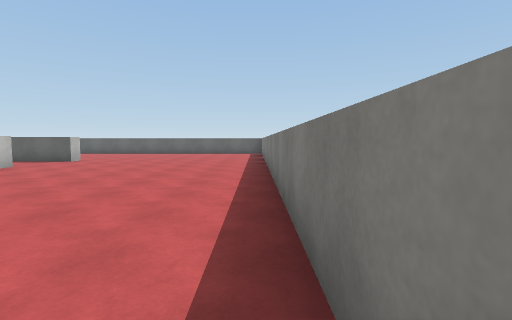
[1] (above)

19 first-person views from a walk through a Unity game level. The camera is 1.4 m above the floor, tilts 4° down and sees 85° across. The floor is counted in squares, 2 m on a side. Each view is taken from the middle of a square. On the plan, view 1 faces up. The plan holds only what a view shows up to about 9 squares ahead; the rest is blank. Surface patterns are stand-ins for the level's own textures.

[2]
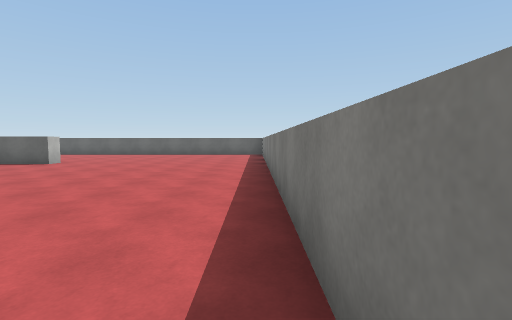

[3]
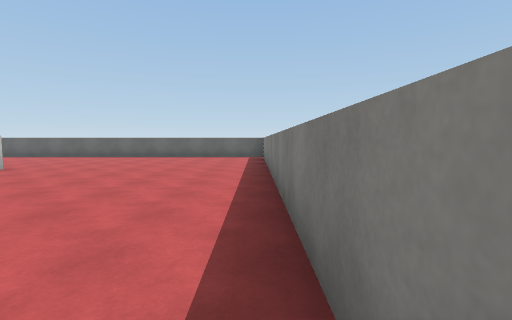

[4]
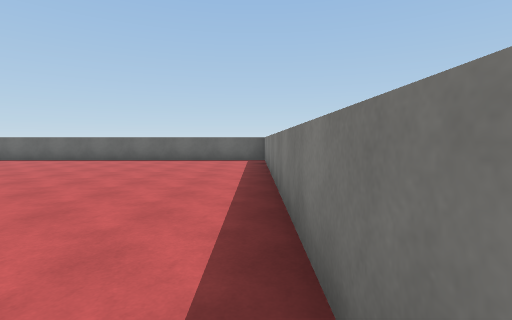

[5]
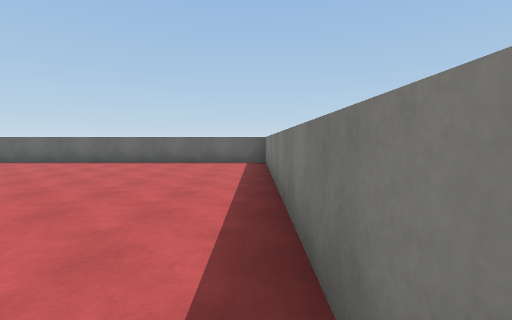

[6]
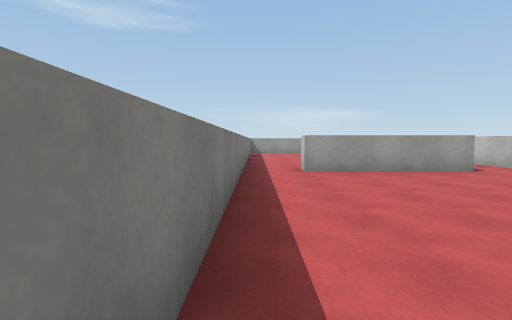

[7]
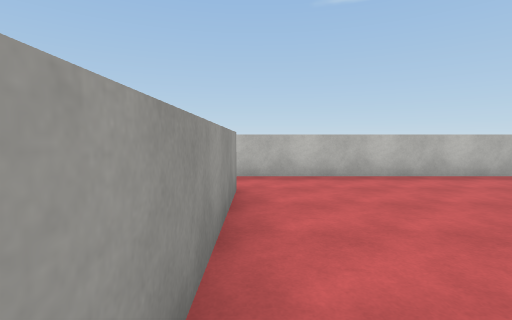

[8]
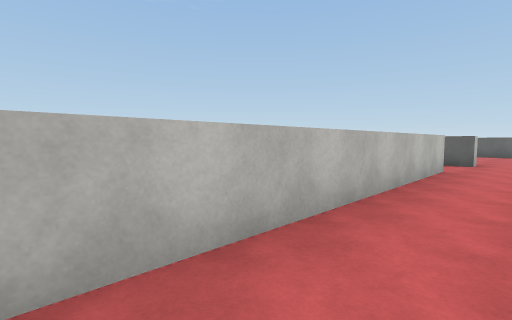

[9]
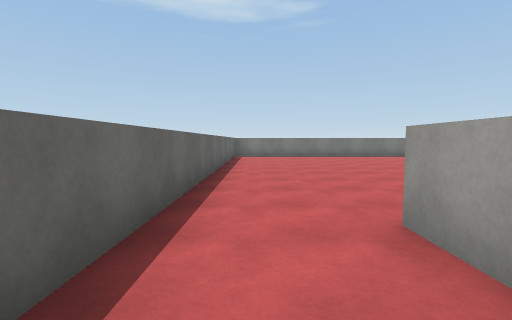

[10]
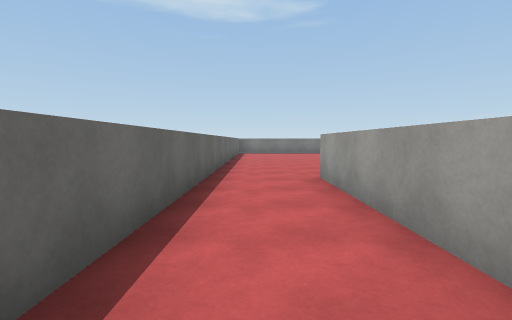

[11]
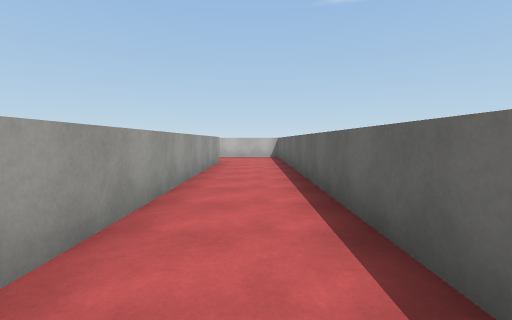

[12]
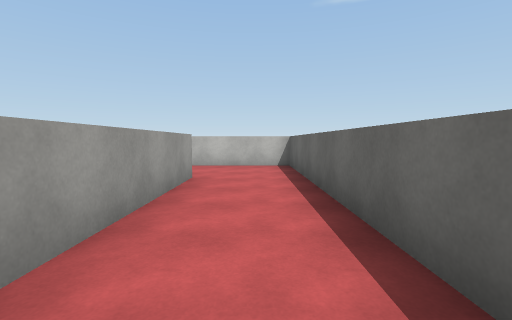

[13]
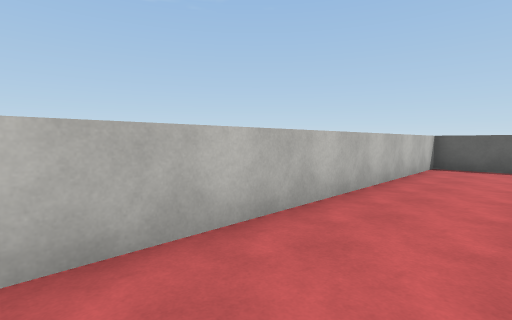

[14]
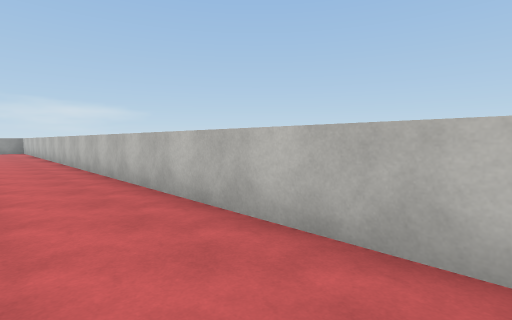

[15]
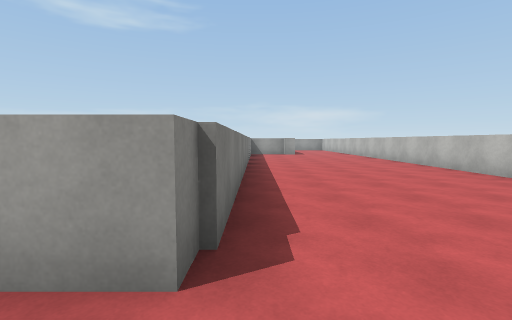

[16]
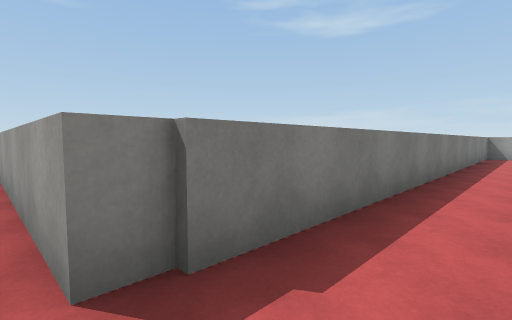

[17]
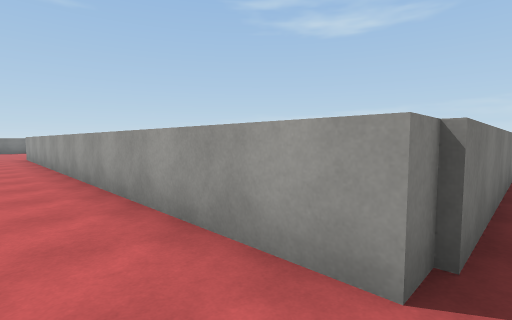

[18]
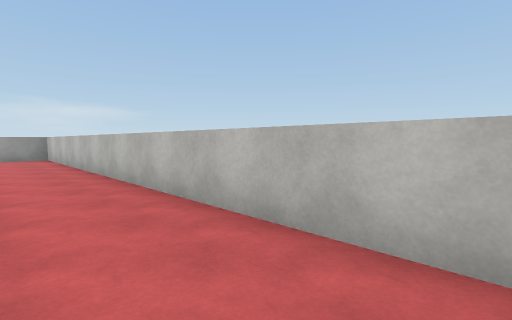

[19]
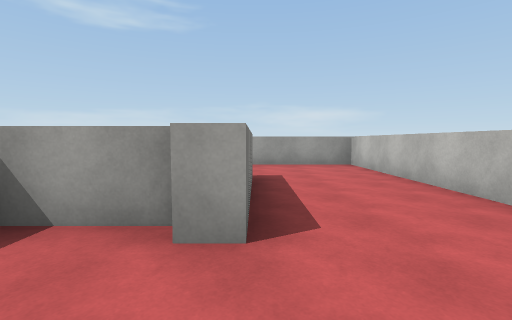

### Floor plan
Ten units are one square. View 1 is at (0, 0); x grows to the right and y downward. Boxes are objects, and circles mark ways between rooms. Rooms are numbered by the first view taken in them; rooms with no view inside come last. Other rooms are left out.
<svg viewBox="-243 -154 252 250">
<path fill="none" stroke="#000" d="M-64 -74 -64 22M-61 -98 -61 -93M-85 -97 -75 -97M-50 3 -11 3 -11 9M4 -149 -238 -149 -238 -124M3 15 3 -146M-212 -128 -96 -128M-188 15 -188 -97 -85 -97M-204 32 -189 32M-238 -124 -238 91 -209 91M-209 60 -209 29 -204 29"/>
<circle cx="-225" cy="-120" r="3" fill="#2a7"/>
<circle cx="-95" cy="-105" r="3" fill="#2a7"/>
<text x="-60" y="-80">1</text>
<text x="-200" y="-40">2</text>
</svg>
Room 1 opens to room 2.

Where each view was taken, in squares from view 1:
view 1: 0 up, 0 right, facing up
view 2: 1 up, 0 right, facing up
view 3: 3 up, 0 right, facing up
view 4: 5 up, 0 right, facing up
view 5: 6 up, 0 right, facing up
view 6: 6 up, 0 right, facing down
view 7: 0 up, 1 left, facing left
view 8: 0 up, 5 left, facing up-left
view 9: 14 up, 12 left, facing right
view 10: 14 up, 15 left, facing right
view 11: 14 up, 12 left, facing left
view 12: 14 up, 16 left, facing left
view 13: 7 up, 22 left, facing up-left
view 14: 10 up, 22 left, facing down-left
view 15: 11 up, 19 left, facing down
view 16: 10 up, 20 left, facing down-right
view 17: 11 up, 19 left, facing down-right
view 18: 3 up, 22 left, facing down-left
view 19: 1 down, 21 left, facing down
